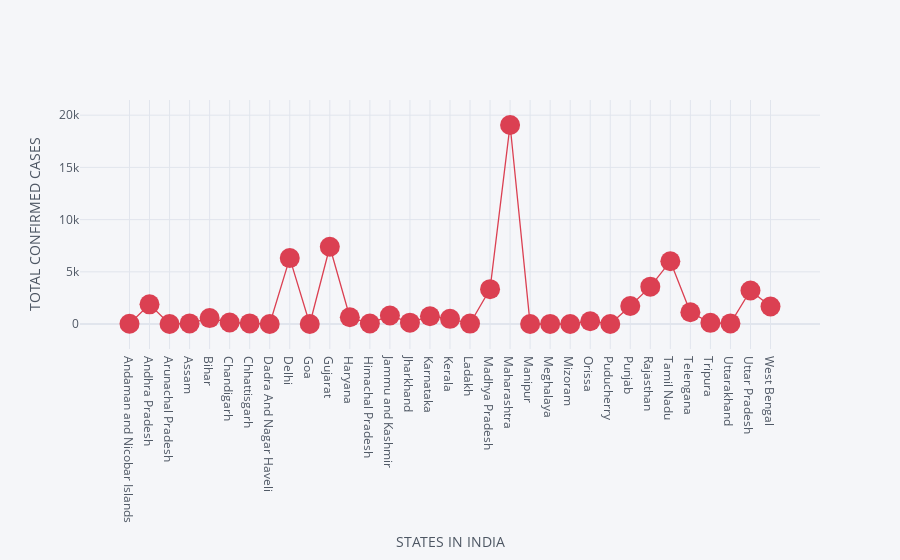
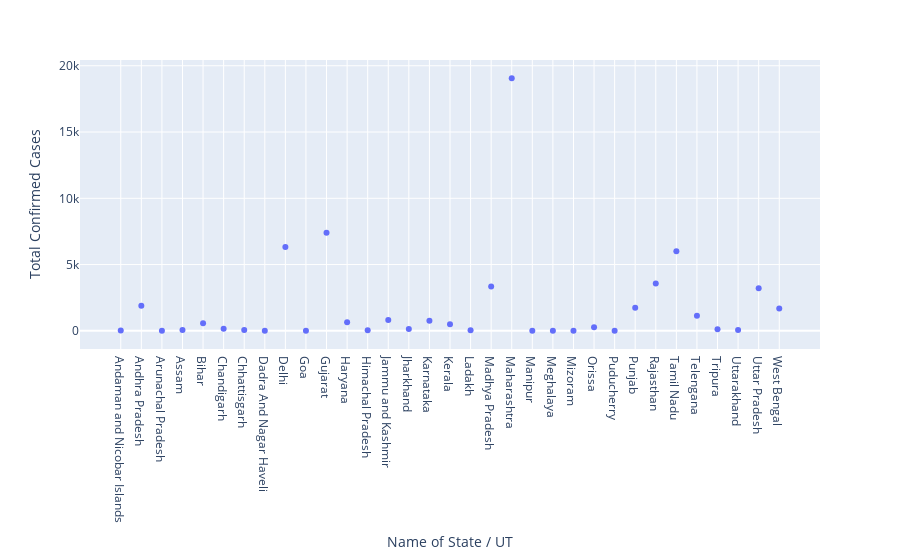

Notebook code cell kept with these figures, in order:
### Code cell
###matplotlib scatter
plt.figure(figsize=(40, 20))
plt.scatter(df['Name of State / UT'],df['Total Confirmed Cases'])
plt.show()

###plotly scatter
df.iplot(kind='scatter',x='Name of State / UT',y='Total Confirmed Cases',xTitle="STATES IN INDIA",yTitle="TOTAL CONFIRMED CASES",mode='markers+lines',colors='RED',size=20)
##plotly express scatter
px.scatter(df,x='Name of State / UT',y='Total Confirmed Cases')

### Figure 1 — Plotly figure (JSON) as saved in the notebook; plotly's stock layout.template omitted (floating-point values rounded to 4 significant figures)
{"data": [{"line": {"color": "rgba(219, 64, 82, 1.0)", "dash": "solid", "shape": "linear", "width": 1.3}, "marker": {"size": 20, "symbol": "circle"}, "mode": "markers+lines", "name": "Total Confirmed Cases", "text": "", "type": "scatter", "x": ["Andaman and Nicobar Islands", "Andhra Pradesh", "Arunachal Pradesh", "Assam", "Bihar", "Chandigarh", "Chhattisgarh", "Dadra And Nagar Haveli", "Delhi", "Goa", "Gujarat", "Haryana", "Himachal Pradesh", "Jammu and Kashmir", "Jharkhand", "Karnataka", "Kerala", "Ladakh", "Madhya Pradesh", "Maharashtra", "Manipur", "Meghalaya", "Mizoram", "Orissa", "Puducherry", "Punjab", "Rajasthan", "Tamil Nadu", "Telengana", "Tripura", "Uttarakhand", "Uttar Pradesh", "West Bengal"], "y": [33, 1887, 1, 59, 571, 150, 59, 1, 6318, 7, 7402, 647, 50, 823, 132, 753, 503, 42, 3341, 19063, 2, 12, 1, 271, 9, 1731, 3579, 6009, 1133, 118, 63, 3214, 1678]}], "layout": {"legend": {"bgcolor": "#F5F6F9", "font": {"color": "#4D5663"}}, "paper_bgcolor": "#F5F6F9", "plot_bgcolor": "#F5F6F9", "title": {"font": {"color": "#4D5663"}}, "xaxis": {"gridcolor": "#E1E5ED", "showgrid": true, "tickfont": {"color": "#4D5663"}, "title": {"font": {"color": "#4D5663"}, "text": "STATES IN INDIA"}, "zerolinecolor": "#E1E5ED"}, "yaxis": {"gridcolor": "#E1E5ED", "showgrid": true, "tickfont": {"color": "#4D5663"}, "title": {"font": {"color": "#4D5663"}, "text": "TOTAL CONFIRMED CASES"}, "zerolinecolor": "#E1E5ED"}}}

### Figure 2 — Plotly figure (JSON) as saved in the notebook; plotly's stock layout.template omitted (floating-point values rounded to 4 significant figures)
{"data": [{"hovertemplate": "Name of State / UT=%{x}<br>Total Confirmed Cases=%{y}<extra></extra>", "legendgroup": "", "marker": {"color": "#636efa", "symbol": "circle"}, "mode": "markers", "name": "", "showlegend": false, "type": "scatter", "x": ["Andaman and Nicobar Islands", "Andhra Pradesh", "Arunachal Pradesh", "Assam", "Bihar", "Chandigarh", "Chhattisgarh", "Dadra And Nagar Haveli", "Delhi", "Goa", "Gujarat", "Haryana", "Himachal Pradesh", "Jammu and Kashmir", "Jharkhand", "Karnataka", "Kerala", "Ladakh", "Madhya Pradesh", "Maharashtra", "Manipur", "Meghalaya", "Mizoram", "Orissa", "Puducherry", "Punjab", "Rajasthan", "Tamil Nadu", "Telengana", "Tripura", "Uttarakhand", "Uttar Pradesh", "West Bengal"], "xaxis": "x", "y": [33, 1887, 1, 59, 571, 150, 59, 1, 6318, 7, 7402, 647, 50, 823, 132, 753, 503, 42, 3341, 19063, 2, 12, 1, 271, 9, 1731, 3579, 6009, 1133, 118, 63, 3214, 1678], "yaxis": "y"}], "layout": {"legend": {"tracegroupgap": 0}, "margin": {"t": 60}, "xaxis": {"anchor": "y", "domain": [0, 1], "title": {"text": "Name of State / UT"}}, "yaxis": {"anchor": "x", "domain": [0, 1], "title": {"text": "Total Confirmed Cases"}}}}
